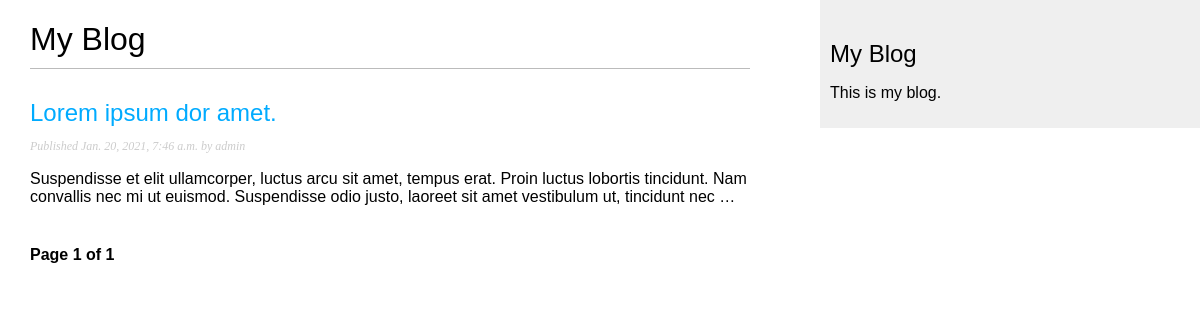
/blog/, run on an earlier commit of the app's database.
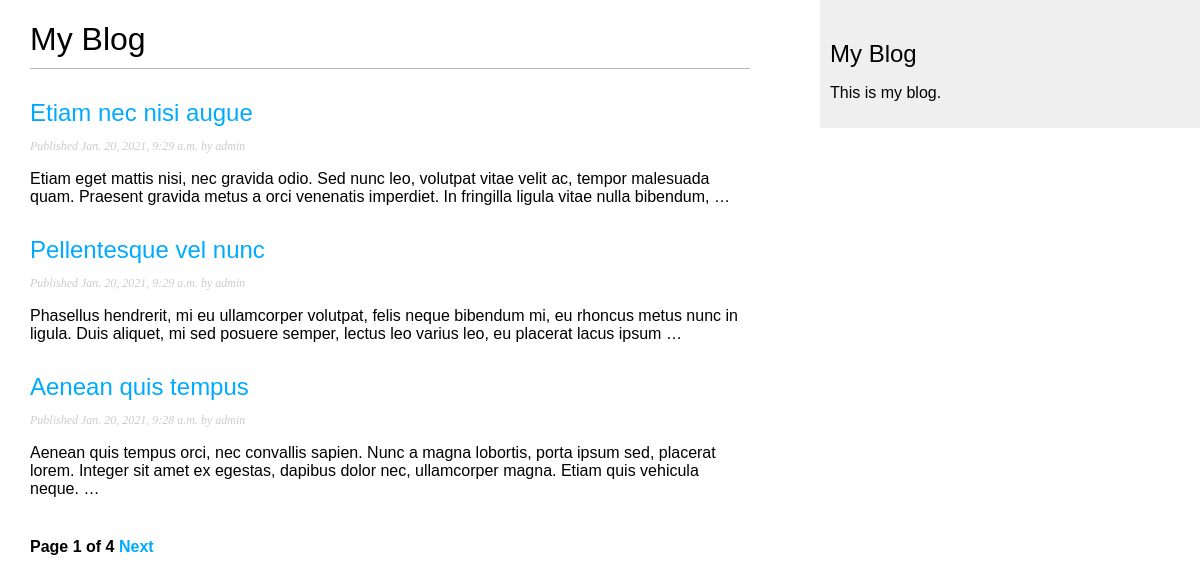
And on a later commit of the database.
### blog/models.py (models this page shows, shortened)
class Post(models.Model):
    STATUS_CHOICES = (
        ('draft', 'Draft'),
        ('published', 'Published'),
    )
    title = models.CharField(max_length=250)
    slug = models.SlugField(max_length=250, unique_for_date='publish')
    author = models.ForeignKey(User, on_delete=models.CASCADE, related_name='blog_posts')
    body = models.TextField()
    publish = models.DateTimeField(default=timezone.now)
    created = models.DateTimeField(auto_now_add=True)
    updated = models.DateTimeField(auto_now=True)
    status = models.CharField(max_length=10, choices=STATUS_CHOICES, default='draft')
    objects = models.Manager()
    published = PublishedManager()
    class Meta:
        ordering = ('-publish',)
    def get_absolute_url(self):
        return reverse("blog:post_detail", args=[self.publish.year, self.publish.month, self.publish.day, self.slug])

### blog/views.py (the view)
# urls.py: path('', views.post_list, name='post_list'),
def post_list(request):
    object_list = Post.published.all()
    paginator = Paginator(object_list,3) # 3 posts in each page
    page = request.GET.get('page') # http://127.0.0.1:8000/blog/?page=3
    try:
        posts = paginator.page(page)
    except PageNotAnInteger:
        posts = paginator.page(1)
    except EmptyPage:
        posts = paginator.page(paginator.num_pages)
    return render(request, 'blog/post/list.html', {'page': page, 'posts': posts } )

### blog/models.py (called while the page is built)
    def get_queryset(self):
        return super(PublishedManager, self).get_queryset().filter(status='published')

### blog/templates/blog/post/list.html (shortened to what this page needs)
{% extends 'blog/base.html' %}
{% block content %}
<h1>My Blog</h1>
    {% for post  in posts  %}
        <h2>
            <a href="{{ post.get_absolute_url }}">
                {{ post.title }}
            </a>
        </h2>
        <p class="date">
            Published {{ post.publish }} by {{ post.author }}
        </p>
        {{ post.body | truncatewords:30|linebreaks }}
    {% endfor %}
    {% include "pagination.html" with page=posts %}
{% endblock content %}

### blog/templates/blog/base.html (shortened to what this page needs)
{% load static %}
<!DOCTYPE html>
<html lang="en">
<head>
    <link href="{% static 'css/blog.css' %}" rel="stylesheet">
</head>
<body>
    <div id="content">
        {% block content %}
        {% endblock content %}
    </div>
    <div id="sidebar">
        <h2>My Blog</h2>
        <p>This is my blog.</p>
    </div>
</body>
</html>

### blog/templates/pagination.html (shortened to what this page needs)
<div class="pagination">
    <span class="step-links">
            <span class="current">
                Page {{ page.number }} of {{ page.paginator.num_pages }}
            </span>
        {% if page.has_next %}
            <a href="?page={{ page.next_page_number }}">Next</a>
        {% endif %}
    </span>
</div>

### blog/static/css/blog.css (style rules this page uses)
body { margin:0; padding:0; font-family:helvetica, sans-serif; }
a { color:#00abff; text-decoration:none; }
h1 { font-weight:normal; border-bottom:1px solid #bbb; padding:0 0 10px 0; }
h2 { font-weight:normal; margin:30px 0 0; }
#content { float:left; width:60%; padding:0 0 0 30px; }
#sidebar { float:right; width:30%; padding:10px; background:#efefef; height:100%; }
p.date { color:#ccc; font-family: georgia, serif; font-size: 12px; font-style: italic; }
.pagination { margin:40px 0; font-weight:bold; }

What changed in the data, as far as the page shows it:
no longer on this page (row unchanged): Post: title "Lorem ipsum dor amet.", publish "Jan. 20, 2021, 7:46 a.m.", author "admin", body "Suspendisse et elit ullamcorper, luctus arcu sit amet, tempus erat. Proin luctus lobortis tincidunt. Nam convallis nec mi ut euismod. Suspendisse odio justo, laoreet sit amet vestibulum ut, tincidunt nec …"
added Post: title "Etiam nec nisi augue", publish "Jan. 20, 2021, 9:29 a.m.", author "admin", body "Etiam eget mattis nisi, nec gravida odio. Sed nunc leo, volutpat vitae velit ac, tempor malesuada quam. Praesent gravida metus a orci venenatis imperdiet. In fringilla ligula vitae nulla bibendum, …"
added Post: title "Pellentesque vel nunc", publish "Jan. 20, 2021, 9:29 a.m.", author "admin", body "Phasellus hendrerit, mi eu ullamcorper volutpat, felis neque bibendum mi, eu rhoncus metus nunc in ligula. Duis aliquet, mi sed posuere semper, lectus leo varius leo, eu placerat lacus ipsum …"
added Post: title "Aenean quis tempus", publish "Jan. 20, 2021, 9:28 a.m.", author "admin", body "Aenean quis tempus orci, nec convallis sapien. Nunc a magna lobortis, porta ipsum sed, placerat lorem. Integer sit amet ex egestas, dapibus dolor nec, ullamcorper magna. Etiam quis vehicula neque. …"
Also different on the page:
{{ page.paginator.num_pages }}: "1" → "4"
text now shown: "Next"
